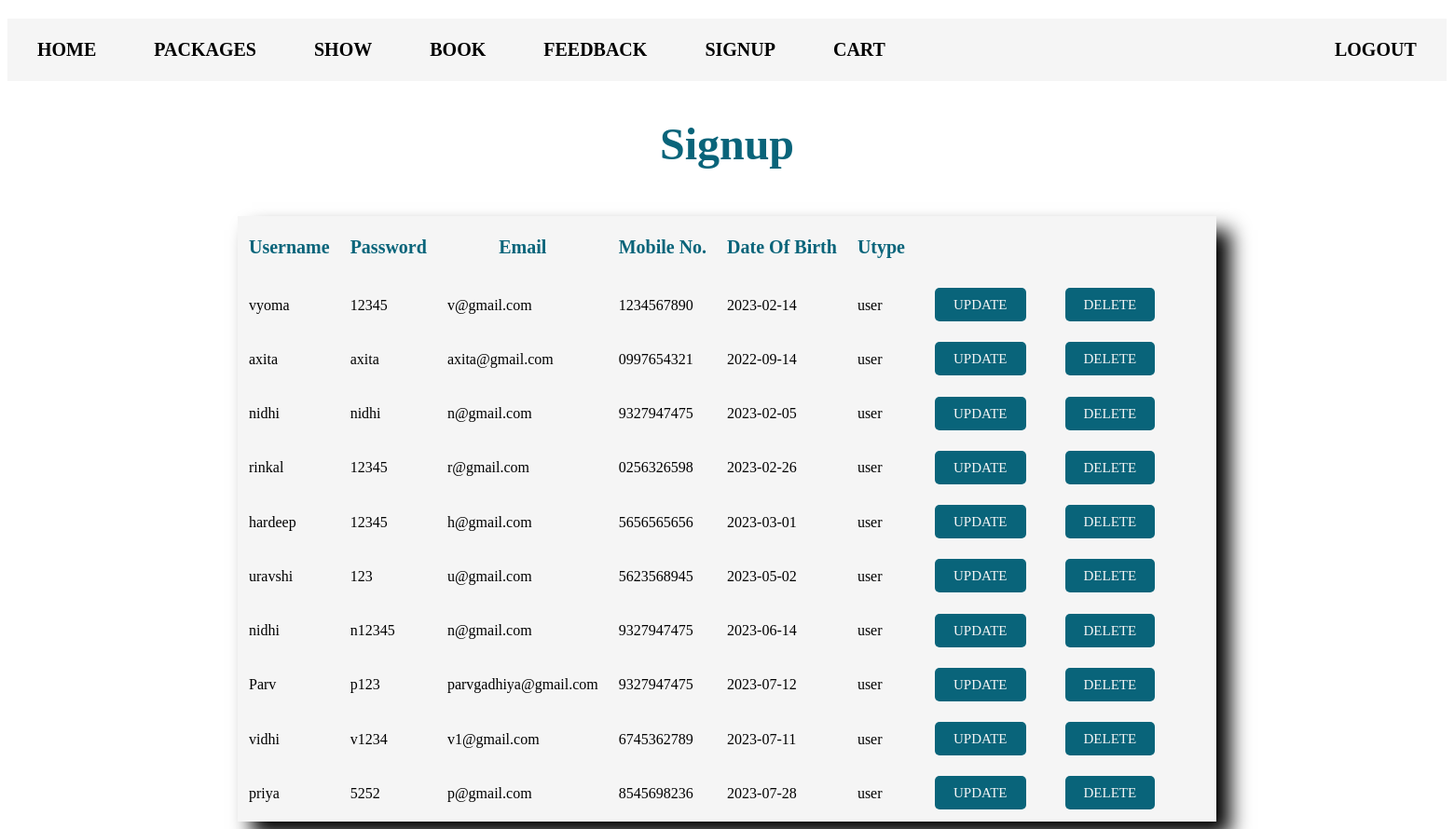
Before: /admin/signup.php (signed in) with the older database file.
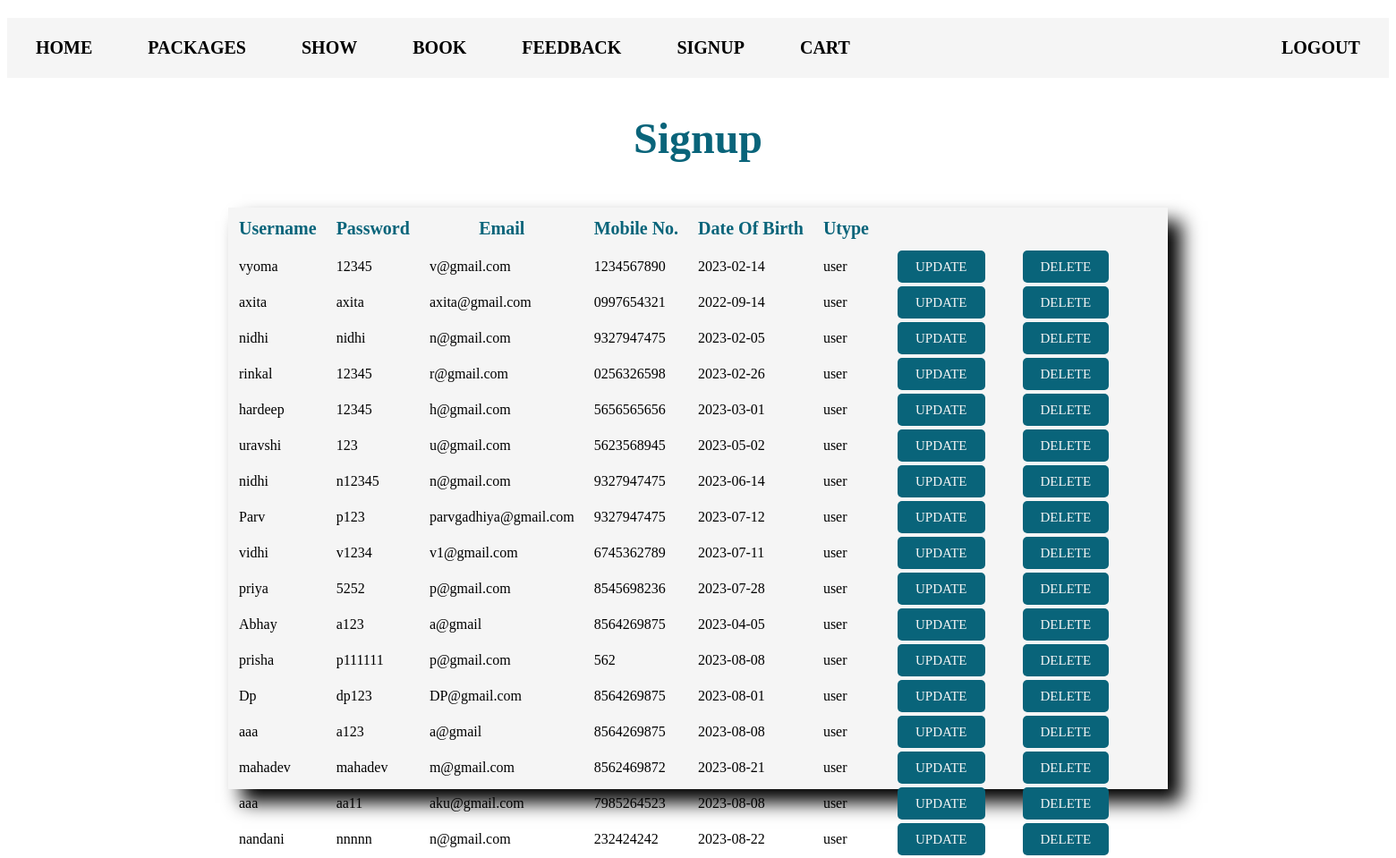
After: the same page with the newer database file.
### tables this page shows
CREATE TABLE `signup` (
  `id` int(10) NOT NULL,
  `unm` varchar(200) NOT NULL,
  `pass` varchar(8) NOT NULL,
  `email` varchar(100) NOT NULL,
  `cno` varchar(10) NOT NULL,
  `dob` varchar(13) NOT NULL,
  `utype` varchar(20) NOT NULL
);

### admin/signup.php (the view, shortened to what this page needs)
<?php
	include("header.php");
?>
<h2 align="center">Signup</h2>
<head>
	<link rel="stylesheet" href="style.css">
</head>
<div class="container1">
<table cellpadding=10>
	<tr class="ahead">
		<th>Username</th>
		<th>Password</th>
		<th>Email</th>
		<th>Mobile No.</th>
		<th>Date Of Birth</th>
		<th>Utype</th>
		<th></th>
		<th></th>
	</tr>
<?php
	include('connect.php');
	$q = mysqli_query($cn,"select * from signup where utype='user' ");
	while($r = mysqli_fetch_array($q))
	{
		echo "<tr>
			<td>".$r[1]."</td>
			<td>".$r[2]."</td>
			<td>".$r[3]."</td>
			<td>".$r[4]."</td>
			<td>".$r[5]."</td>
			<td>".$r[6]."</td>
			<td><a href='signupd.php?id=".$r[0]." ' class='btn'>UPDATE</a></td>
			<td><a href='signdel.php?id=".$r[0]." ' class='btn'>DELETE</a></td>
		</tr>";
	}
?>

### admin/header.php (shortened to what this page needs)
<html>
<head>
<link rel="stylesheet" href="style.css">
</head>
<body>
<table cellpadding="20" class="atab">
<tr class="atr">
<th><a href="index.php">HOME</a></th>
<th><a href="package.php">PACKAGES</a></th>
<th><a href="pdisplay.php">SHOW</a></th>
<th><a href="book.php">BOOK</a></th>
<th><a href="feedback.php">FEEDBACK</a></th>
<th><a href="signup.php">SIGNUP</a></th>
<th><a href="cart.php">CART</a></th>
<th></th><th></th><th></th><th></th><th></th><th></th><th></th><th></th><th></th><th></th>
<th><a href="logout.php">LOGOUT</a></th>
</tr>
</table>
</body>

### admin/style.css (style rules this page uses)
.atab { margin-top: 20px; background-color: whitesmoke; }
.atr a { color: black; padding: 10px 10px; text-decoration: none; font-size: 20px; font-weight: bold; font-family: Cambria Math; background: transparent; margin-right: auto; }
.container1 { display: flex; height: 650px; width: 1050px; background-color: whitesmoke; margin: auto; margin-top: 50px; box-shadow: 15px 15px 20px black; }
.ahead { font-family: Cambria Math; font-size: 20px; font-weight: bold; color:#09647a; }
.btn { background-color: #09647a; color: whitesmoke; font-size: 15px; border-radius: 5px; padding: 10px 20px 10px 20px; margin: 10px 10px 10px 10px; cursor: pointer; border: none; text-decoration: none; }
h2 { font-size: 3rem; font-family: Cambria Math; margin: 40px; color: #09647a; }

Changed rows visible on the page:
added signup: unm "Abhay", pass "a123", email "a@gmail", cno "8564269875", dob "2023-04-05", utype "user"
added signup: unm "prisha", pass "p111111", email "p@gmail.com", cno "562", dob "2023-08-08", utype "user"
added signup: unm "Dp", pass "dp123", email "DP@gmail.com", cno "8564269875", dob "2023-08-01", utype "user"
added signup: unm "aaa", pass "a123", email "a@gmail", cno "8564269875", dob "2023-08-08", utype "user"
added signup: unm "mahadev", pass "mahadev", email "m@gmail.com", cno "8562469872", dob "2023-08-21", utype "user"
added signup: unm "aaa", pass "aa11", email "aku@gmail.com", cno "7985264523", dob "2023-08-08", utype "user"
added signup: unm "nandani", pass "nnnnn", email "n@gmail.com", cno "232424242", dob "2023-08-22", utype "user"
